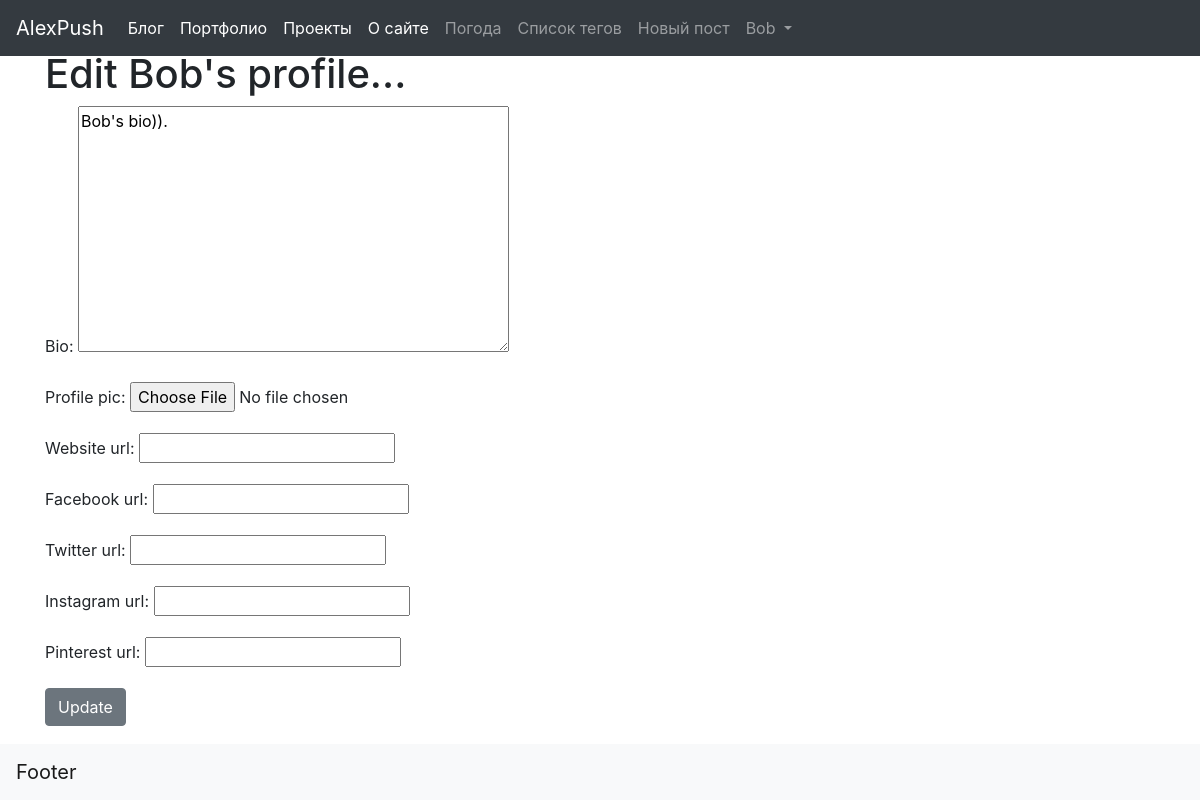
Page /members/1/edit_profile_page/ (signed in) on the earlier database version.
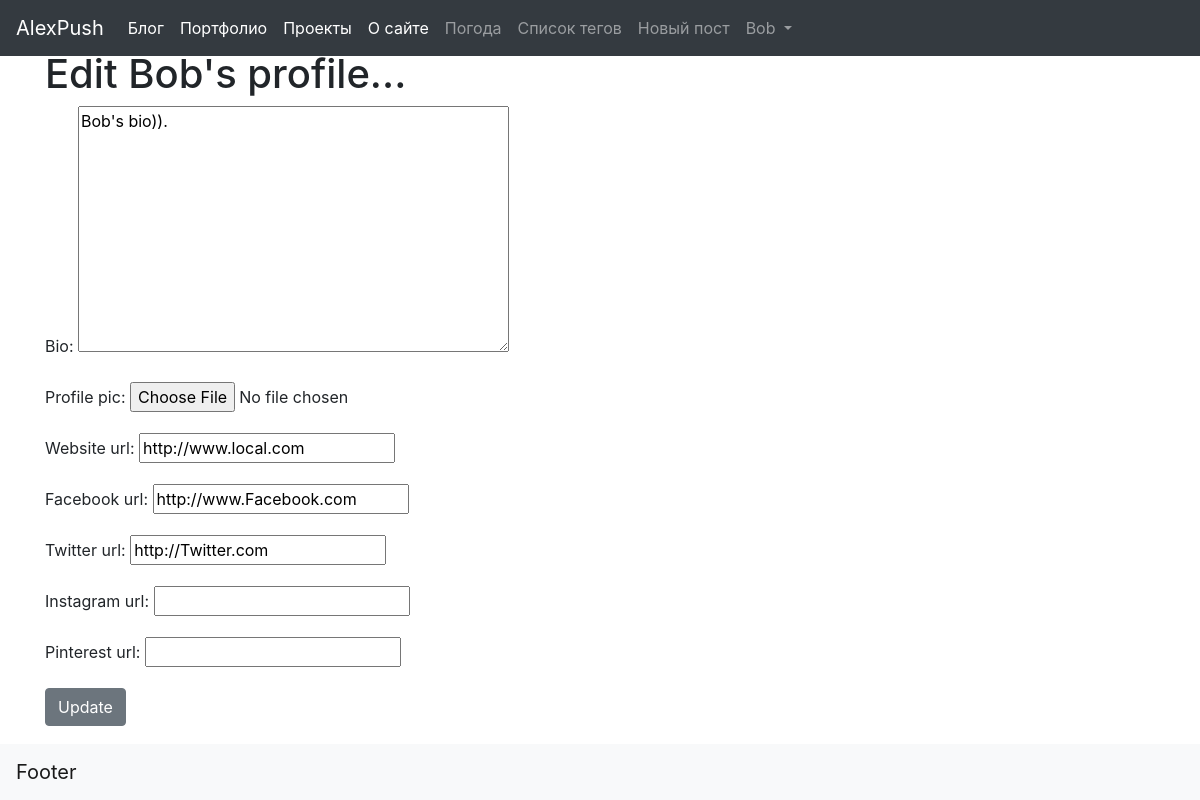
Same page on the later database version.
### blog/models.py (models this page shows, shortened)
class Profile(models.Model):
    user = models.OneToOneField(User, null=True, on_delete=models.CASCADE)
    bio = models.TextField(null=True, blank=True)
    profile_pic = models.ImageField(null=True, blank=True, upload_to='images/profile/')
    website_url = models.CharField(max_length=255, null=True, blank=True)
    facebook_url = models.CharField(max_length=255, null=True, blank=True)
    twitter_url = models.CharField(max_length=255, null=True, blank=True)
    instagram_url = models.CharField(max_length=255, null=True, blank=True)
    pinterest_url = models.CharField(max_length=255, null=True, blank=True)

### auth_enj/views.py (the view)
# urls.py: path('<int:pk>/edit_profile_page/', EditProfilePageView.as_view(), name='edit_profile_page'),
class EditProfilePageView(generic.UpdateView):
    model = Profile
    template_name = 'registration/edit_profile_page.html'
    success_url = reverse_lazy('home')
    fields = ['bio','profile_pic','website_url','facebook_url','twitter_url','instagram_url','pinterest_url']

### auth_enj/templates/registration/edit_profile_page.html (shortened to what this page needs)
{% extends 'home_pages/main_wo_widgets.html' %}
{% block content %}
{% if user.is_authenticated %}
    {% if user.id == profile.user.id %}
        <div class="container">
        <div class="row">
          <div>
              <h1>Edit {{user.username}}'s profile...</h1>
              <form method="POST">
                  {{form.as_p}}
                  <button class="btn btn-secondary">Update</button>
              </form>
              <br>
          </div>
        </div>
        </div>
    {% else %}
        <h1>You un correct user. Nice try!))</h1>
    {% endif %}
{% else %}
  <h1>Unauthorized. Nice try!))</h1>
{% endif %}
{% endblock %}

Differences in the rows shown:
changed Profile "Bob's bio)).": website_url (not shown) → "http://www.local.com"; facebook_url (not shown) → "http://www.Facebook.com"; twitter_url (not shown) → "http://Twitter.com"
